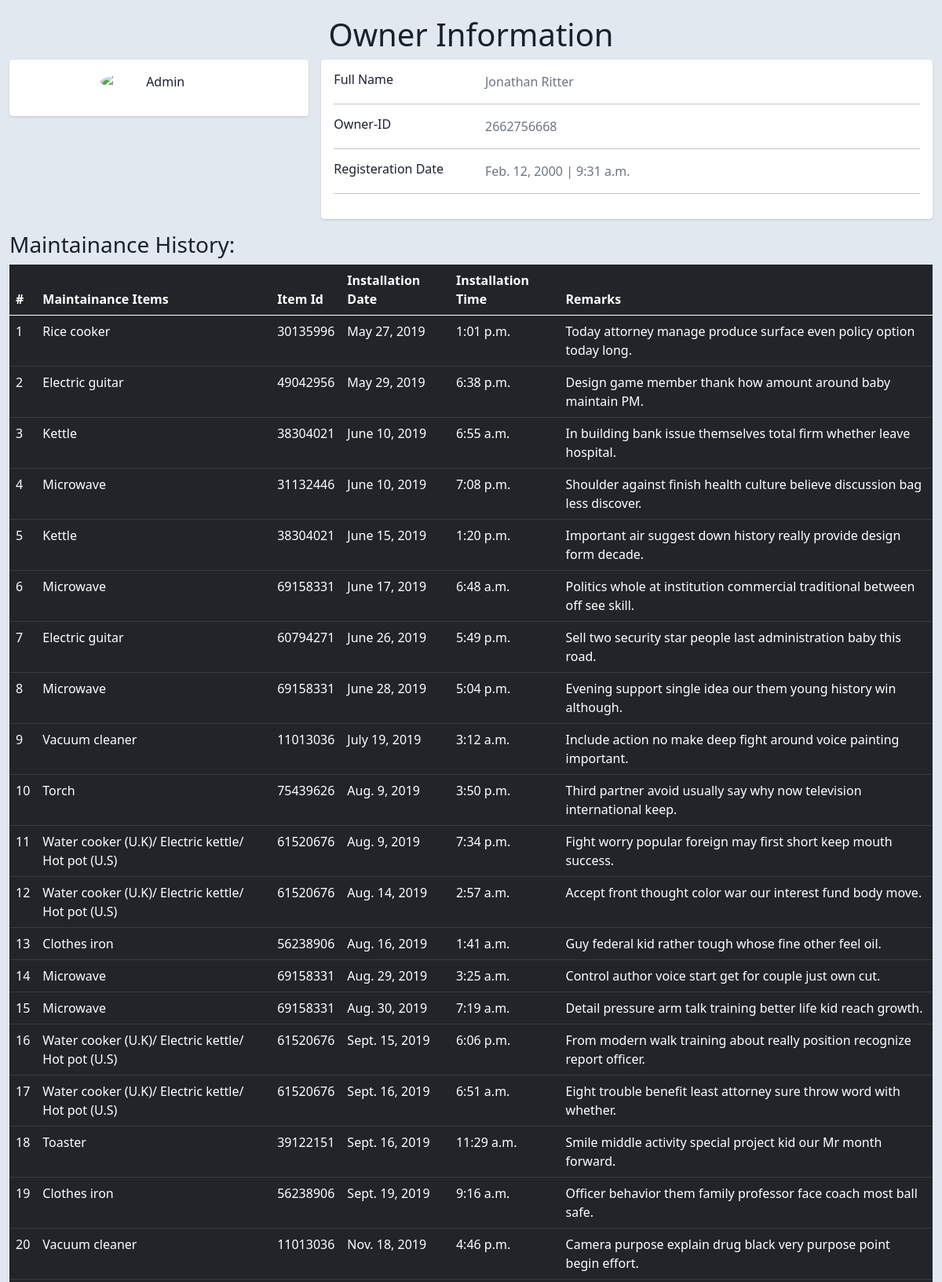
The page /store/maintainance/2662756668/ (upper part) on the database its author committed.
### store/models.py (models this page shows, shortened)
class Owner(models.Model):
	owner_id = models.IntegerField(default=0,primary_key=True)
	owner_Fname = models.CharField(max_length=200)
	owner_Lname = models.CharField(max_length=200)
	registered_date = models.DateTimeField('date added')

class Maintainance(models.Model):
	owner = models.ForeignKey(Owner,on_delete=models.CASCADE)
	maintain_item = models.CharField(max_length=200)
	item_id = models.CharField(max_length=200)
	maintain_date= models.DateTimeField('date Maintainance')
	Remarks = models.CharField(max_length=200)

### store/views.py (the view)
# urls.py: path('maintainance/<int:o_id>/', views.Maintainance_rec, name='maintainance_record'),
def Maintainance_rec(request,o_id):
	try:
		details_dict={}
		owner_info = list(Owner.objects.filter(owner_id=str(o_id)).values())
		Main_hist = list(Maintainance.objects.filter(owner_id=str(o_id)).values_list('owner_id','maintain_item','item_id','maintain_date','Remarks').order_by('maintain_date'))
		for i in owner_info[0]:
			details_dict[i] = owner_info[0][i]
		details_dict['maint_his'] = Main_hist
		if len(Main_hist) == 0:
			raise IndexError
		return render(request,"maininfo.html",details_dict);
	except IndexError:
		return HttpResponse('No Maintainance Records for \'user-id\' : \'%d\''%(o_id))

### TEMPLATES/maininfo.html (shortened to what this page needs)
{%extends "base.html"%}
{% load static%}
{%block content%}
<div class="container-fluid">
	<center><h1>Owner Information</h1></center>
	 <div class="row gutters-sm">
	            <div class="col-md-4 mb-3">
	              <div class="card">
	                <div class="card-body">
	                  <div class="d-flex flex-column align-items-center text-center">
	                    <img src="https://bootdey.com/img/Content/avatar/avatar7.png" alt="Admin" class="rounded-circle" width="150">
	                  </div>
	                </div>
	              </div>
	          </div>
	      <div class="col-md-8">
              <div class="card mb-3">
                <div class="card-body">
                  <div class="row">
                    <div class="col-sm-3">
                      <h6 class="mb-0">Full Name</h6>
                    </div>
                    <div class="col-sm-9 text-secondary">
                      {{owner_Fname}} {{owner_Lname}}
                    </div>
                  </div>
                  <hr>
                  <div class="row">
                    <div class="col-sm-3">
                      <h6 class="mb-0">Owner-ID</h6>
                    </div>
                    <div class="col-sm-9 text-secondary">
                      {{owner_id}}
                    </div>
                  </div>
                  <hr>
                  <div class="row">
                    <div class="col-sm-3">
                      <h6 class="mb-0">Registeration Date</h6>
                    </div>
                    <div class="col-sm-9 text-secondary">
                      {{registered_date|date}} | {{registered_date|time}}
                    </div>
                  </div>
                  <hr>
                </div>
              </div>
          </div>
      </div>
      <h3>Maintainance History:</h3>
	    <table class="table table-dark">
		  <thead>
		    <tr>
		      <th scope="col">#</th>
		      <th scope="col">Maintainance Items</th>
		      <th scope="col">Item Id</th>
		      <th scope="col">Installation Date</th>
          <th scope="col">Installation Time</th>
          <th scope="col">Remarks</th>
		    </tr>
		  </thead>
		  <tbody>
		  	{% for data in maint_his %}
		    <tr>
		     <td>{{forloop.counter}}</td>
		      <td>{{ data.1 }}</td>
		      <td>{{ data.2 }}</td>
		      <td>{{ data.3|date }}</td>
          <td>{{ data.3|time }}</td>
		      <td>{{ data.4 }}</td>
		    </tr>
		    {% endfor %}
		  </tbody>
		</table>
</div>
{% endblock%}

### TEMPLATES/maininfo.html (style rules this page uses)
body { margin-top:20px; color: #1a202c; text-align: left; background-color: #e2e8f0; }
.card { box-shadow: 0 1px 3px 0 rgba(0,0,0,.1), 0 1px 2px 0 rgba(0,0,0,.06); }
.card { position: relative; display: flex; flex-direction: column; min-width: 0; word-wrap: break-word; background-color: #fff; background-clip: border-box; border: 0 solid rgba(0,0,0,.125); border-radius: .25rem; }
.card-body { flex: 1 1 auto; min-height: 1px; padding: 1rem; }
.gutters-sm { margin-right: -8px; margin-left: -8px; }
.gutters-sm>.col, .gutters-sm>[class*=col-] { padding-right: 8px; padding-left: 8px; }
.mb-3, .my-3 { margin-bottom: 1rem!important; }

### rows shown on the page
Owner: owner_Fname "Jonathan", owner_Lname "Ritter", registered_date "Feb. 12, 2000", registered_date "9:31 a.m."
Maintainance: maintain_item "Rice cooker", item "30135996", maintain_date "May 27, 2019", data "1:01 p.m.", Remarks "Today attorney manage produce surface even policy option today long."
Maintainance: maintain_item "Electric guitar", item "49042956", maintain_date "May 29, 2019", data "6:38 p.m.", Remarks "Design game member thank how amount around baby maintain PM."
Maintainance: maintain_item "Kettle", item "38304021", maintain_date "June 10, 2019", data "6:55 a.m.", Remarks "In building bank issue themselves total firm whether leave hospital."
Maintainance: maintain_item "Microwave", item "31132446", maintain_date "June 10, 2019", data "7:08 p.m.", Remarks "Shoulder against finish health culture believe discussion bag less discover."
Maintainance: maintain_item "Kettle", item "38304021", maintain_date "June 15, 2019", data "1:20 p.m.", Remarks "Important air suggest down history really provide design form decade."
Maintainance: maintain_item "Microwave", item "69158331", maintain_date "June 17, 2019", data "6:48 a.m.", Remarks "Politics whole at institution commercial traditional between off see skill."
Maintainance: maintain_item "Electric guitar", item "60794271", maintain_date "June 26, 2019", data "5:49 p.m.", Remarks "Sell two security star people last administration baby this road."
Maintainance: maintain_item "Microwave", item "69158331", maintain_date "June 28, 2019", data "5:04 p.m.", Remarks "Evening support single idea our them young history win although."
Maintainance: maintain_item "Vacuum cleaner", item "11013036", data "July 19, 2019", data "3:12 a.m.", Remarks "Include action no make deep fight around voice painting important."
Maintainance: maintain_item "Torch", item "75439626", maintain_date "Aug. 9, 2019", data "3:50 p.m.", Remarks "Third partner avoid usually say why now television international keep."
Maintainance: maintain_item "Water cooker (U.K)/ Electric kettle/ Hot pot (U.S)", item "61520676", maintain_date "Aug. 9, 2019", data "7:34 p.m.", Remarks "Fight worry popular foreign may first short keep mouth success."
Maintainance: maintain_item "Water cooker (U.K)/ Electric kettle/ Hot pot (U.S)", item "61520676", data "Aug. 14, 2019", data "2:57 a.m.", Remarks "Accept front thought color war our interest fund body move."
Maintainance: maintain_item "Clothes iron", item "56238906", data "Aug. 16, 2019", data "1:41 a.m.", Remarks "Guy federal kid rather tough whose fine other feel oil."
Maintainance: maintain_item "Microwave", item "69158331", data "Aug. 29, 2019", data "3:25 a.m.", Remarks "Control author voice start get for couple just own cut."
Maintainance: maintain_item "Microwave", item "69158331", maintain_date "Aug. 30, 2019", data "7:19 a.m.", Remarks "Detail pressure arm talk training better life kid reach growth."
Maintainance: maintain_item "Water cooker (U.K)/ Electric kettle/ Hot pot (U.S)", item "61520676", maintain_date "Sept. 15, 2019", data "6:06 p.m.", Remarks "From modern walk training about really position recognize report officer."
Maintainance: maintain_item "Water cooker (U.K)/ Electric kettle/ Hot pot (U.S)", item "61520676", maintain_date "Sept. 16, 2019", data "6:51 a.m.", Remarks "Eight trouble benefit least attorney sure throw word with whether."
Maintainance: maintain_item "Toaster", item "39122151", maintain_date "Sept. 16, 2019", data "11:29 a.m.", Remarks "Smile middle activity special project kid our Mr month forward."
Maintainance: maintain_item "Clothes iron", item "56238906", maintain_date "Sept. 19, 2019", data "9:16 a.m.", Remarks "Officer behavior them family professor face coach most ball safe."
Maintainance: maintain_item "Vacuum cleaner", item "11013036", maintain_date "Nov. 18, 2019", data "4:46 p.m.", Remarks "Camera purpose explain drug black very purpose point begin effort."

### other values the page prints
{{ owner_id }} "2662756668"
